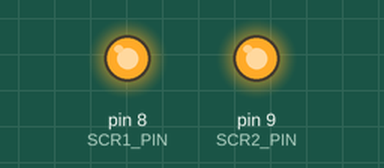
The sketch below on a simulated Arduino Uno, built with avr-gcc and run on an emulated ATmega328P. On the bench: output pins drawn as LEDs (lit = HIGH).

Above: at 1.5 s.
At 4.0 s:
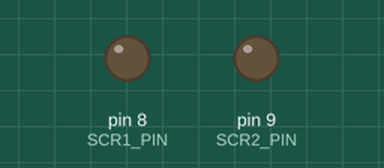
Timing chart, 0 to 6.5 s (numbered marks = the images above):
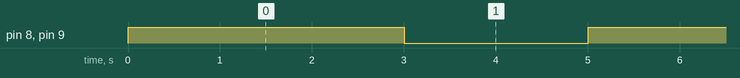

Measured:
- by itself, pin 8 (SCR1_PIN), pin 9 (SCR2_PIN): alternates HIGH for 3.0 s and LOW for 2.0 s

The sketch:

onoff.ino
```cpp
const int SCR1_PIN = 8;
const int SCR2_PIN = 9;

void setup() {
    pinMode(SCR1_PIN, OUTPUT);
    pinMode(SCR2_PIN, OUTPUT);

    digitalWrite(SCR1_PIN, LOW);
    digitalWrite(SCR2_PIN, LOW);
}

void loop() {
    /* 3 - sec */
    digitalWrite(SCR1_PIN, HIGH);
    digitalWrite(SCR2_PIN, HIGH);
    delay(3000);

    /* 2 - sec */
    digitalWrite(SCR1_PIN, LOW);
    digitalWrite(SCR2_PIN, LOW);
    delay(2000);
}

/* notes;
 *
 * IO8 -> Optocoupler U4 -> SCR U2
 * & IO9 -> Optocoupler U5 -> SCR U3
 */
```
